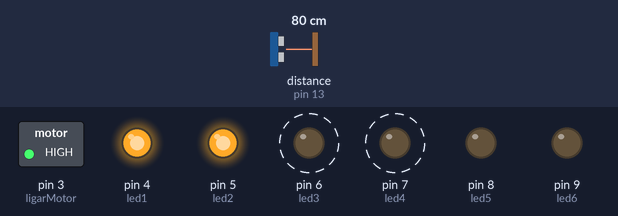
Bench run of a sketch on a simulated Arduino Uno, built with avr-gcc and run on an emulated ATmega328P. On the bench: switched loads named in the sketch (green lamp = pin HIGH), output pins drawn as LEDs (lit = HIGH). Dashed ring = blinking. The test bench sets the inputs (shaded band); at power-on: distance to the obstacle (sensor on pin 13) 80 cm. The echo pulse lasts 58.3 µs per cm.

Above: at 1.8 s.
1.9 s: distance to the obstacle (sensor on pin 13) set to 21 cm
5.4 s: distance to the obstacle (sensor on pin 13) set to 18 cm
At 6.4 s:
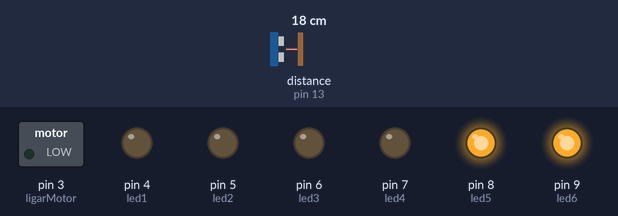
7.5 s: distance to the obstacle (sensor on pin 13) set to 35 cm
At 7.62 s:
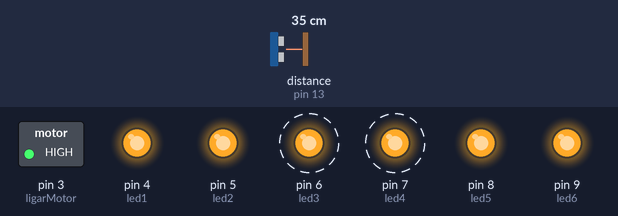
11.0 s: distance to the obstacle (sensor on pin 13) set to 2 cm
At 11.38 s:
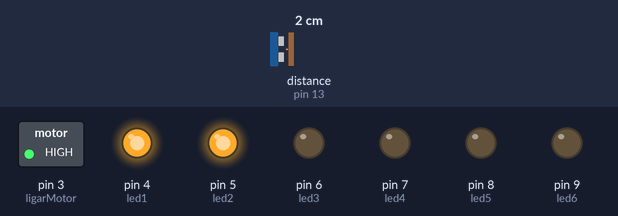
13.0 s: distance to the obstacle (sensor on pin 13) set to 60 cm
At 14.13 s:
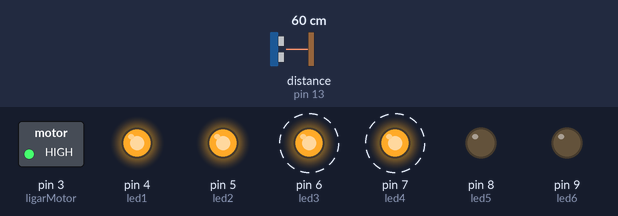
Timing chart, 0 to 17.5 s (numbered marks = the images above; inputs shaded):
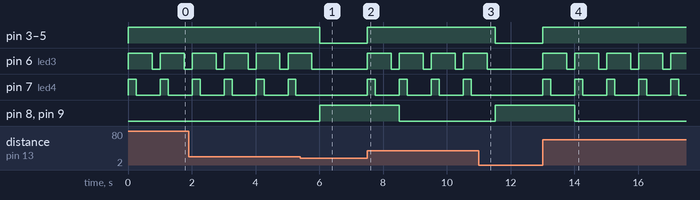

Measured:
- the behaviour switches between 20 and 19 cm on distance to the obstacle (sensor on pin 13) (found by bisection; images 0 and 1)
- after the input at 5.4 s, pin 3 (ligarMotor), pin 4 (led1), pin 5 (led2): HIGH → LOW after 0.62 s; pin 6 (led3): goes on until 5.8 s, then stays LOW; pin 7 (led4): stops changing and stays LOW; pin 8 (led5), pin 9 (led6): LOW → HIGH after 0.62 s
- after the input at 7.5 s, pin 3 (ligarMotor), pin 4 (led1), pin 5 (led2): LOW → HIGH at once; pin 6 (led3): alternates HIGH for 0.75 s and LOW for 0.25 s, starting at once; pin 7 (led4): alternates HIGH for 0.25 s and LOW for 0.75 s, starting at once; pin 8 (led5), pin 9 (led6): HIGH → LOW after 1.0 s
- after the input at 11.0 s, pin 3 (ligarMotor), pin 4 (led1), pin 5 (led2): HIGH → LOW after 0.51 s; pin 6 (led3): goes on until 11.3 s, then stays LOW; pin 7 (led4): stops changing and stays LOW; pin 8 (led5), pin 9 (led6): LOW → HIGH after 0.51 s
- after the input at 13.0 s, pin 3 (ligarMotor), pin 4 (led1), pin 5 (led2): LOW → HIGH at once; pin 6 (led3): alternates HIGH for 0.75 s and LOW for 0.25 s, starting at once; pin 7 (led4): alternates HIGH for 0.25 s and LOW for 0.75 s, starting at once; pin 8 (led5), pin 9 (led6): HIGH → LOW after 1.0 s
- by itself, pin 6 (led3): alternates HIGH for 0.75 s and LOW for 0.25 s
- by itself, pin 7 (led4): alternates HIGH for 0.25 s and LOW for 0.75 s

The sketch:

car_leds.ino
```cpp
#include <Ultrasonic.h>

#define TRIGGER_PIN  12
#define ECHO_PIN     13

int ligarMotor=3;
Ultrasonic ultrasonic(TRIGGER_PIN, ECHO_PIN);
int distancia;
int led1 = 4;
int led2 = 5;
int led3 = 6;
int led4 = 7;
int led5 = 8;
int led6 = 9;

void setup()
{
  pinMode(ligarMotor,OUTPUT);
  pinMode(led1, OUTPUT);
  pinMode(led2, OUTPUT);
  pinMode(led3, OUTPUT);
  pinMode(led4, OUTPUT);
  pinMode(led5, OUTPUT);
  pinMode(led6, OUTPUT);
}

void loop()
{


  float distanciaCM;
  long microsegundos = ultrasonic.timing();

  //converte o tempo de microsegundos para centímetros
  distanciaCM = ultrasonic.convert(microsegundos, Ultrasonic::CM);

  distancia = int(distanciaCM);

  if (distancia < 20 )
  {
    // Parar os Motores
    digitalWrite(ligarMotor,LOW);

    //parar os leds
    digitalWrite(led1,LOW);
    digitalWrite(led2,LOW);
    digitalWrite(led3,LOW);
    digitalWrite(led4,LOW);

    //ligar leds
    digitalWrite(led5,HIGH);
    digitalWrite(led6,HIGH);


  }
  else
  {
    // Motores Ligados
    digitalWrite(ligarMotor,HIGH);

    //leds ligados
    digitalWrite(led1,HIGH);
    digitalWrite(led2,HIGH);
    digitalWrite(led3,HIGH);
    digitalWrite(led4,HIGH);

    //pisca led
  digitalWrite(led4,1);
  delay(250);
  digitalWrite(led4,0);
  delay(250);

  digitalWrite(led3,1);
  delay(250);
  digitalWrite(led3,0);
  delay(250);

    //apaga led

    digitalWrite(led5,LOW);
    digitalWrite(led6,LOW);


  }

}
```
